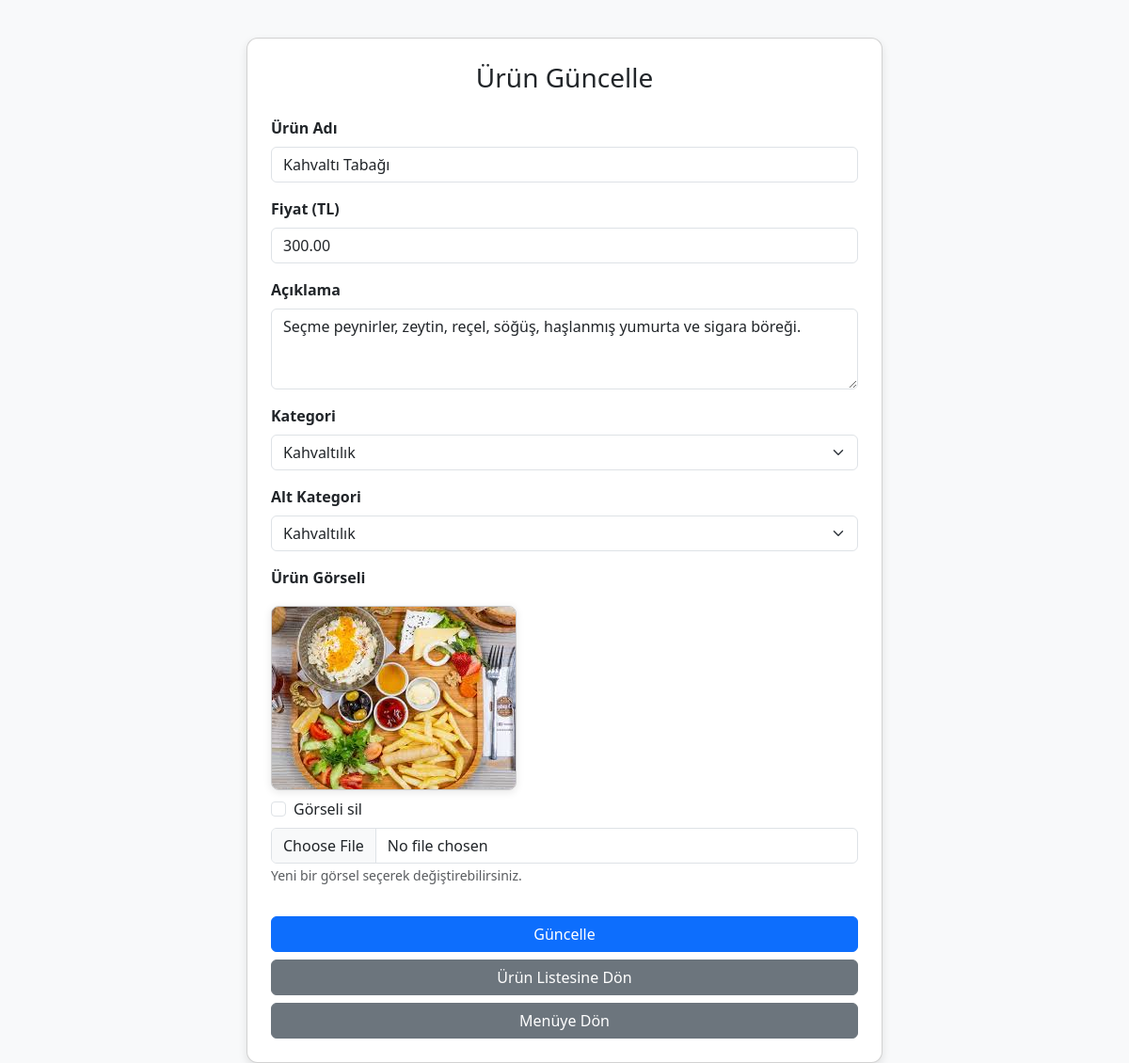
/urun_guncelle.php?id=2 (signed in), run on the app's committed database.
### tables this page shows
CREATE TABLE `products` (
  `id` int(11) NOT NULL,
  `name` varchar(255) NOT NULL,
  `price` decimal(10,2) NOT NULL,
  `description` text DEFAULT NULL,
  `img` varchar(255) DEFAULT NULL,
  `category_id` int(11) NOT NULL,
  `subcategory_id` int(11) NOT NULL
);

CREATE TABLE `categories` (
  `id` int(11) NOT NULL,
  `name` varchar(255) NOT NULL,
  `order_no` int(11) DEFAULT 0
);

CREATE TABLE `subcategories` (
  `id` int(11) NOT NULL,
  `category_id` int(11) NOT NULL,
  `name` varchar(255) NOT NULL
);

### urun_guncelle.php (the view, shortened to what this page needs)
<?php
include 'db.php';
$id = intval($_GET['id']);
$product = $conn->query("SELECT * FROM products WHERE id = $id")->fetch_assoc();
$categories = $conn->query("SELECT * FROM categories");
$subcategories = $conn->query("SELECT * FROM subcategories");
?>
<!DOCTYPE html>
<html lang="tr">
<head>
    <link href="https://cdn.jsdelivr.net/npm/bootstrap@5.3.0/dist/css/bootstrap.min.css" rel="stylesheet">
</head>
<body>
<div class="container">
    <div class="card">
        <h3 class="text-center mb-4">Ürün Güncelle</h3>
        <form method="POST" enctype="multipart/form-data">
            <div class="mb-3">
                <label class="form-label">Ürün Adı</label>
                <input type="text" name="name" class="form-control" value="<?= htmlspecialchars($product['name']) ?>" required>
            </div>
            <div class="mb-3">
                <label class="form-label">Fiyat (TL)</label>
                <input type="number" step="0.01" name="price" class="form-control" value="<?= $product['price'] ?>" required>
            </div>
            <div class="mb-3">
                <label class="form-label">Açıklama</label>
                <textarea name="description" class="form-control" rows="3"><?= htmlspecialchars($product['description']) ?></textarea>
            </div>
            <div class="mb-3">
                <label class="form-label">Kategori</label>
                <select name="category_id" class="form-select" required>
                    <?php while ($cat = $categories->fetch_assoc()): ?>
                        <option value="<?= $cat['id'] ?>" <?= ($cat['id'] == $product['category_id']) ? 'selected' : '' ?>>
                            <?= htmlspecialchars($cat['name']) ?>
                        </option>
                    <?php endwhile; ?>
                </select>
            </div>
            <div class="mb-3">
                <label class="form-label">Alt Kategori</label>
                <select name="subcategory_id" class="form-select" required>
                    <?php
                    $subcategories->data_seek(0);
                    while ($sub = $subcategories->fetch_assoc()):
                    ?>
                        <option value="<?= $sub['id'] ?>" <?= ($sub['id'] == $product['subcategory_id']) ? 'selected' : '' ?>>
                            <?= htmlspecialchars($sub['name']) ?>
                        </option>
                    <?php endwhile; ?>
                </select>
            </div>
            <div class="mb-3">
                <label class="form-label">Ürün Görseli</label><br>
                <?php
                $image_path = 'uploads/default.png';
                if (!empty($product['img'])) {
                    $potential_path = 'uploads/' . htmlspecialchars($product['img']);
                    if (file_exists($potential_path)) {
                        $image_path = $potential_path;
                    }
                }
                ?>
                <img src="<?= $image_path ?>" alt="Ürün Görseli" class="preview">
                <div class="form-check mt-2">
                    <input class="form-check-input" type="checkbox" name="delete_image" id="delete_image">
                    <label class="form-check-label" for="delete_image">Görseli sil</label>
                </div>
                <input type="file" name="img" class="form-control mt-2">
                <small class="text-muted">Yeni bir görsel seçerek değiştirebilirsiniz.</small>
            </div>
            <button type="submit" class="btn btn-primary w-100 mt-3">Güncelle</button>
            <a href="urunler.php" class="btn btn-secondary w-100 mt-2">Ürün Listesine Dön</a>
            <a href="menu.php" class="btn btn-secondary w-100 mt-2">Menüye Dön</a>
        </form>
    </div>
</div>
</body>
</html>

### urun_guncelle.php (style rules this page uses)
body { background-color: #f8f9fa; }
.container { margin-top: 40px; max-width: 700px; }
.card { padding: 25px; border-radius: 12px; box-shadow: 0px 4px 10px rgba(0, 0, 0, 0.1); }
.preview { max-width: 300px; max-height: 200px; object-fit: cover; margin-top: 10px; border: 1px solid #ccc; border-radius: 8px; box-shadow: 0 2px 8px rgba(0,0,0,0.1); }
.form-label { font-weight: 600; }

### data on the page
products: name "Kahvaltı Tabağı", price "300.00", description "Seçme peynirler, zeytin, reçel, söğüş, haşlanmış yumurta ve sigara böreği.", category_id "Kahvaltılık", subcategory_id "Kahvaltılık", img (picture)
